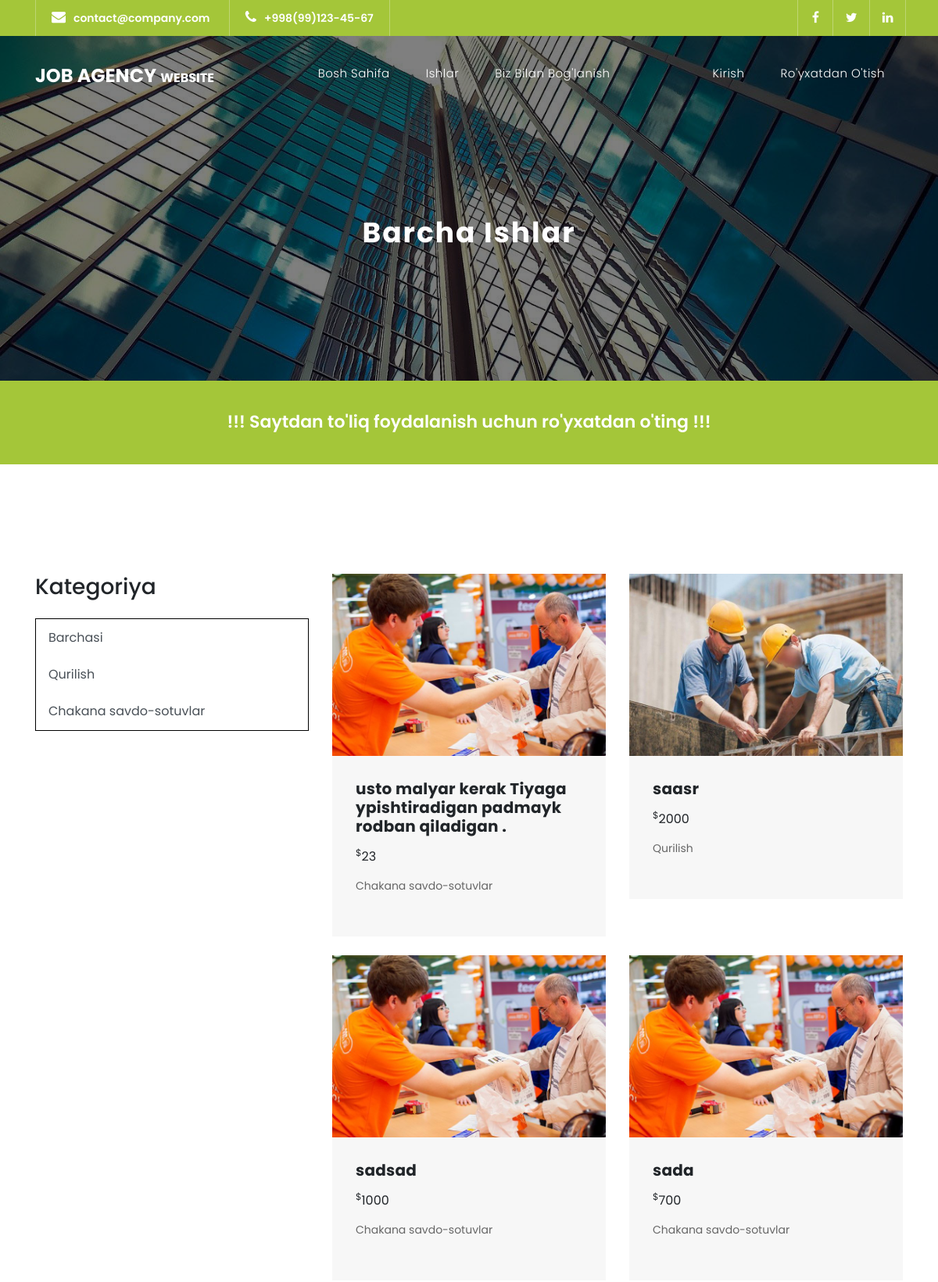
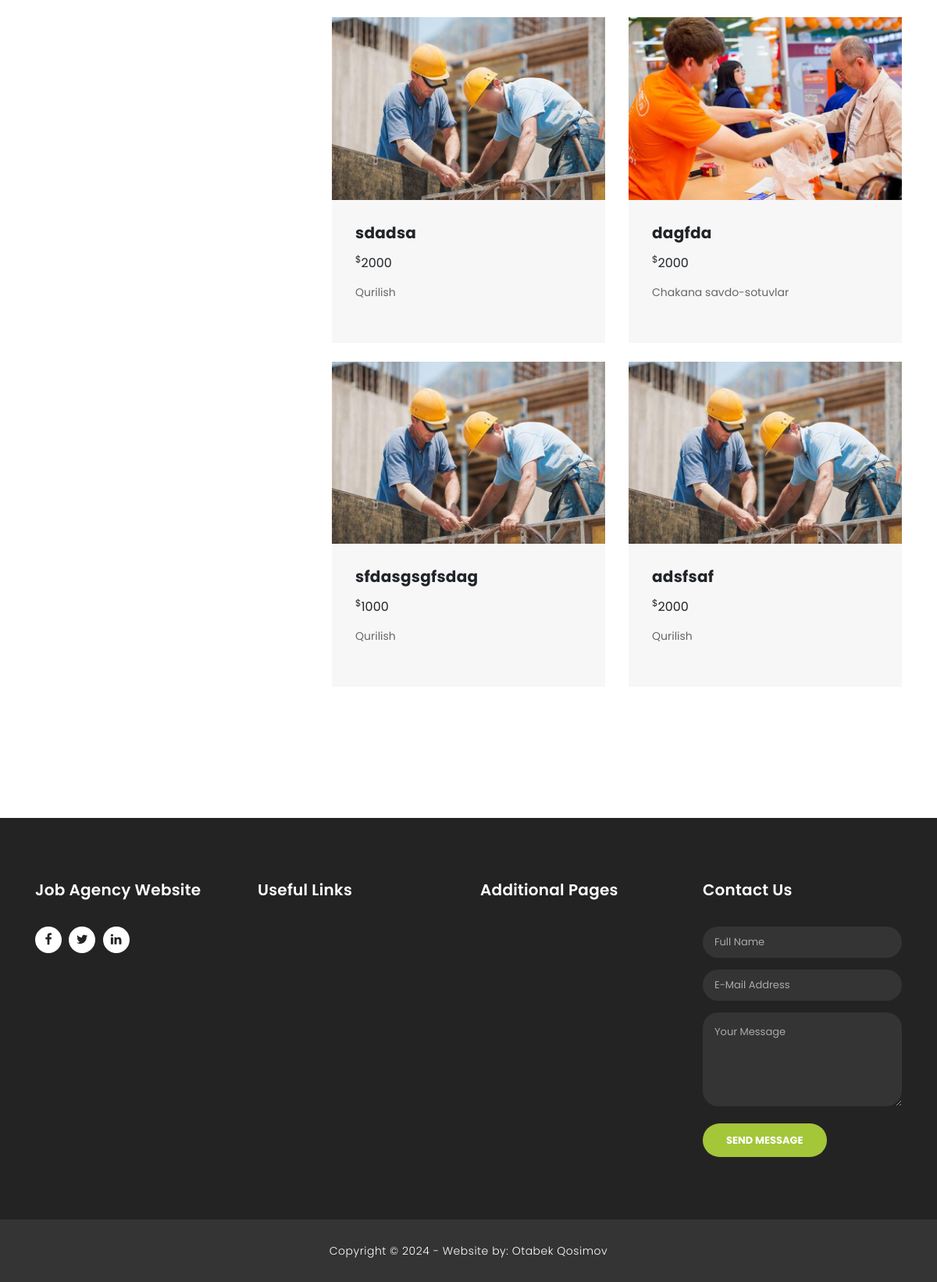
Screenshot of /jobs/ with the database file from the repository (2 pictures, top to bottom).
### jobs/models.py (models this page shows, shortened)
class Category(models.Model):
    name = models.CharField(max_length=50, verbose_name="Yo'nalish")
    photo = models.ImageField(upload_to='jobs_photo/')
    def __str__(self):
        return self.name

class Jobs(models.Model):
    name = models.CharField(max_length=100, verbose_name="ish")
    category = models.ForeignKey(Category, on_delete=models.CASCADE, verbose_name="Yo'nalish")
    deman = models.TextField(verbose_name="Talab")
    salary = models.IntegerField(verbose_name="Maosh")
    author = models.ForeignKey(User, on_delete=models.CASCADE, verbose_name="Muallif")
    views = models.IntegerField(default=0)
    created = models.DateTimeField(auto_now_add=True)
    updated = models.DateTimeField(auto_now=True)

### jobs/views.py (the view)
# urls.py: path('jobs/', all_jobs, name='jobs'),
def all_jobs(request):
    jobs = Jobs.objects.all()
    categories = Category.objects.all()
    ctx = {
        'jobs': jobs,
        'categories': categories,
        'title': "Barcha ishlar"
    }
    return render(request, 'jobs/jobs.html', ctx)

### templates/jobs/jobs.html (shortened to what this page needs)
{% extends 'base.html' %}
{% block content %}
<div class="page-heading header-text">
    <div class="container">
        <div class="row">
            <div class="col-md-12">
                <h1>Barcha ishlar</h1>
            </div>
        </div>
    </div>
</div>
{% if not user.is_authenticated %}
<div class="request-form">
    <div class="container">
        <div class="text-center">
            <h4>!!! Saytdan to'liq foydalanish uchun ro'yxatdan o'ting !!!</h4>
        </div>
    </div>
</div>
{% endif %}
<div class="services">
    <div class="container">
        <div class="row">
            <div class="col-lg-4">
                <h3>Kategoriya</h3>
                <br>
                <div class="list-group list-group-light" style="border: 1px solid black;">
                    <a href="{% url 'jobs' %}" class="list-group-item list-group-item-action px-3 border-0">Barchasi</a>
                    {% for category in categories%}
                    <a href="{%url 'by_category' category.pk %}"
                       class="list-group-item list-group-item-action px-3 border-0">{{category.name}}</a>
                    {% endfor %}
                </div>
            </div>
            <div class="col-lg-8">
                <div class="row">
                    {% for job in jobs %}
                    <div class="col-md-6">
                        <div class="service-item">
                            <img src="{{job.category.photo.url}}" alt="">
                            <div class="down-content">
                                <h4>{{job.name}}</h4>
                                <div style="margin-bottom:10px;">
                                    <span><sup>$</sup>{{job.salary}} </span>
                                </div>
                                <p>{{job.category}}</p>
                            </div>
                        </div>
                        <br>
                    </div>
                    {% endfor %}
                </div>
            </div>
        </div>
        <br>
        <br>
        <br>
        <br>
        <br>
        <br>
    </div>
</div>
{% endblock content %}

### templates/base.html (shortened to what this page needs)
<!DOCTYPE html>
{% load static %}
<html lang="en">
<head>
    <link href="{% static 'vendor/bootstrap/css/bootstrap.min.css' %}" rel="stylesheet">
    <link rel="stylesheet" href="{% static 'assets/css/fontawesome.css' %}">
    <link rel="stylesheet" href="{% static 'assets/css/style.css' %}">
    <link rel="stylesheet" href="{% static 'assets/css/owl.css' %}">
</head>
<body>
{% include 'components/_header.html' %}
{% block content %}
{% endblock content%}
{% include 'components/_footer.html' %}
</body>
</html>

### templates/components/_header.html (shortened to what this page needs)
{% load static %}
<div class="sub-header">
    <div class="container">
        <div class="row">
            <div class="col-md-8 col-xs-12">
                <ul class="left-info">
                    <li><a href="#"><i class="fa fa-envelope"></i>contact@company.com</a></li>
                    <li><a href="#"><i class="fa fa-phone"></i>+998(99)123-45-67</a></li>
                </ul>
            </div>
            <div class="col-md-4">
                <ul class="right-icons">
                    <li><a href="#"><i class="fa fa-facebook"></i></a></li>
                    <li><a href="#"><i class="fa fa-twitter"></i></a></li>
                    <li><a href="#"><i class="fa fa-linkedin"></i></a></li>
                </ul>
            </div>
        </div>
    </div>
</div>
<header class="">
    <nav class="navbar navbar-expand-lg">
        <div class="container">
            <a class="navbar-brand" href="index.html"><h2>Job Agency <em> Website</em></h2></a>
            <div class="collapse navbar-collapse" id="navbarResponsive">
                <ul class="navbar-nav ml-auto">
                    <li class="nav-item">
                        <a class="nav-link" href="{% url 'index' %}">Bosh sahifa
                        </a>
                    </li>
                    <li class="nav-item">
                        <a class="nav-link" href="{% url 'jobs' %}">Ishlar</a>
                    </li>
                    <li class="nav-item" style="margin-right: 100px;">
                        <a class="nav-link" href="{% url 'contact' %}">Biz bilan bog'lanish</a>
                    </li>
                    {% if request.user.is_authenticated %}
                    <li class="nav-item">
                        <a class="nav-link" href="{% url 'add' %}">E'lon qo'shish</a>
                    </li>
                    <li>
                        <a class="nav-link" href="{% url 'profile' %}">
                            {% if user.photo %}
                            <img
                                    src="{{user.photo.url}}"
                                    class="rounded-circle"
                                    style="margin-top: -10px;"
                                    height="30"
                                    alt="img"
                                    loading="lazy"
                            />
                            {% else %}
                               <img
                                    src="{% static 'photo/img.jpg' %}"
                                    class="rounded-circle"
                                    style="margin-top: -10px;"
                                    height="30"
                                    alt="img"
                                    loading="lazy"
                            />
                            {% endif  %}
                        </a>
                    </li>
                    <li class="" style="margin-top: -17px;">
                        <a class="nav-link" href="{% url 'logout' %}"><i style="font-size: 17px;" class="fa mt-3 text-white">&#xf08b;</i></a>
                    </li>
                    {% else %}
                    <li class="nav-item">
                        <a class="nav-link" href="{% url 'login' %}">Kirish</a>
                    </li>
                    <li class="nav-item">
                        <a class="nav-link" href="{% url 'register' %}">Ro'yxatdan o'tish</a>
                    </li>
                    {% endif %}
            </ul>
        </div>
        </div>
    </nav>
</header>

### templates/components/_footer.html
<footer>
    <div class="container">
        <div class="row">
            <div class="col-md-3 footer-item">
                <h4>Job Agency Website</h4>
                <ul class="social-icons">
                    <li><a rel="nofollow" href="#" target="_blank"><i class="fa fa-facebook"></i></a></li>
                    <li><a href="#"><i class="fa fa-twitter"></i></a></li>
                    <li><a href="#"><i class="fa fa-linkedin"></i></a></li>
                </ul>
            </div>
            <div class="col-md-3 footer-item">
                <h4>Useful Links</h4>
            </div>
            <div class="col-md-3 footer-item">
                <h4>Additional Pages</h4>
            </div>
            <div class="col-md-3 footer-item last-item">
                <h4>Contact Us</h4>
                <div class="contact-form">
                    <form id="contact footer-contact" action="" method="post">
                        <div class="row">
                            <div class="col-lg-12 col-md-12 col-sm-12">
                                <fieldset>
                                    <input name="name" type="text" class="form-control" id="name"
                                           placeholder="Full Name" required="">
                                </fieldset>
                            </div>
                            <div class="col-lg-12 col-md-12 col-sm-12">
                                <fieldset>
                                    <input name="email" type="text" class="form-control" id="email"
                                           pattern="[^ @]*@[^ @]*" placeholder="E-Mail Address" required="">
                                </fieldset>
                            </div>
                            <div class="col-lg-12">
                                <fieldset>
                                    <textarea name="message" rows="6" class="form-control" id="message"
                                              placeholder="Your Message" required=""></textarea>
                                </fieldset>
                            </div>
                            <div class="col-lg-12">
                                <fieldset>
                                    <button type="submit" id="form-submit" class="filled-button">Send Message</button>
                                </fieldset>
                            </div>
                        </div>
                    </form>
                </div>
            </div>
        </div>
    </div>
</footer>
<div class="sub-footer">
    <div class="container">
        <div class="row">
            <div class="col-md-12">
                <p>
                    Copyright © 2024
                    - Website by: Otabek Qosimov
                </p>
            </div>
        </div>
    </div>
</div>

### rows the page displays
Category: name "Qurilish"
Category: name "Chakana savdo-sotuvlar"
Jobs: category.photo (picture), name "usto malyar kerak Tiyaga ypishtiradigan padmayk rodban qiladigan .", salary "23", category "Chakana savdo-sotuvlar"
Jobs: category.photo (picture), name "saasr", salary "2000", category "Qurilish"
Jobs: category.photo (picture), name "sadsad", salary "1000", category "Chakana savdo-sotuvlar"
Jobs: category.photo (picture), name "sada", salary "700", category "Chakana savdo-sotuvlar"
Jobs: category.photo (picture), name "sdadsa", salary "2000", category "Qurilish"
Jobs: category.photo (picture), name "dagfda", salary "2000", category "Chakana savdo-sotuvlar"
Jobs: category.photo (picture), name "sfdasgsgfsdag", salary "1000", category "Qurilish"
Jobs: category.photo (picture), name "adsfsaf", salary "2000", category "Qurilish"
